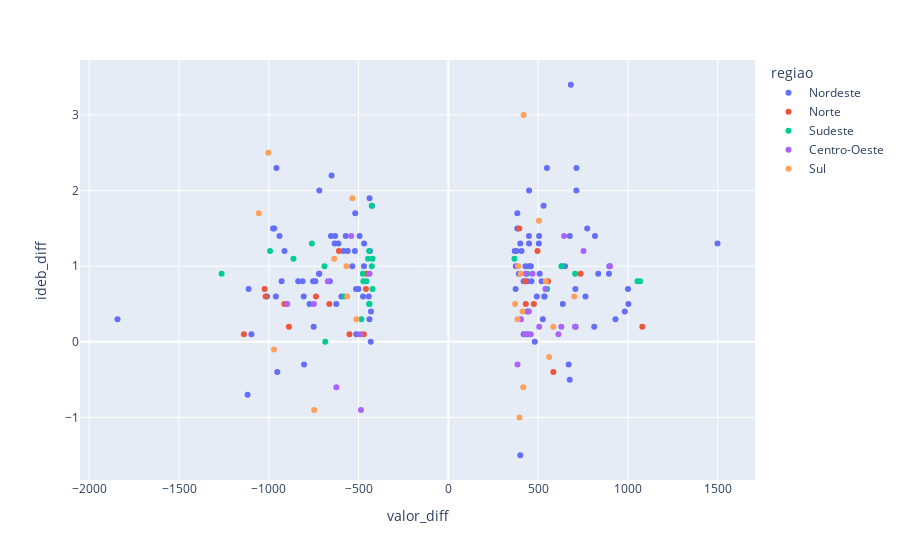

The notebook cell this image was saved under:
### Code cell
fig = px.scatter(tabela_despesas_ideb_sorted, x="valor_diff", y="ideb_diff", color="regiao", hover_data=['municipio'])
fig.show()

### Figure 1 — Plotly figure (JSON) as saved in the notebook; plotly's stock layout.template omitted (floating-point values rounded to 4 significant figures)
{"data": [{"customdata": [["Zabelê"], ["Riachão do Poço"], ["Capitão de Campos"], ["Montes Altos"], ["Conceição do Lago-Açu"], ["Amontada"], ["Urbano Santos"], ["Barra do Corda"], ["Ipueiras"], ["Ibititá"], ["São Vicente Ferrer"], ["Aquiraz"], ["Brejinho"], ["Miguel Leão"], ["Bodó"], ["Jurema"], ["Milhã"], ["Sebastião Laranjeiras"], ["Paraú"], ["Caiçara do Norte"], ["Boa Vista do Gurupi"], ["Pedra Grande"], ["Massapê"], ["Cristino Castro"], ["Fernando Pedroza"], ["Jacuípe"], ["Nísia Floresta"], ["Aurelino Leal"], ["Olho D'Água do Piauí"], ["Campo Redondo"], ["Apuiarés"], ["Timbaúba dos Batistas"], ["Tenório"], ["Maetinga"], ["Monsenhor Tabosa"], ["Graça"], ["Acaraú"], ["Barro Preto"], ["Itapetim"], ["Santo Amaro do Maranhão"], ["Cajapió"], ["João Costa"], ["Acopiara"], ["Riacho Frio"], ["São João do Tigre"], ["São Félix do Coribe"], ["Lajedinho"], ["Lagoa de Velhos"], ["Riacho da Cruz"], ["Turilândia"], ["Campos Sales"], ["Santa Cruz dos Milagres"], ["Maraú"], ["Guaraciaba do Norte"], ["Pastos Bons"], ["Ponto Novo"], ["Boa Hora"], ["Dormentes"], ["Ingá"], ["Itatim"], ["Cuité de Mamanguape"], ["Telha"], ["Divina Pastora"], ["Nilo Peçanha"], ["Conceição da Feira"], ["Alto do Rodrigues"], ["Cantanhede"], ["Moreilândia"], ["Jardim de Angicos"], ["Floresta do Piauí"], ["Jequié"], ["Lauro de Freitas"], ["Santo Amaro"], ["Mar Vermelho"], ["Lapão"], ["São Vicente"], ["Itaparica"], ["Parnaguá"], ["Brejo de Areia"], ["Itiruçu"], ["Nova Itarana"], ["Pindoretama"], ["Ituberá"], ["Pacujá"], ["Moraújo"], ["Maracanaú"], ["Caravelas"], ["Laje"], ["Sento Sé"], ["Jeremoabo"], ["Maxaranguape"], ["Igrapiúna"], ["Paripiranga"], ["Monte das Gameleiras"], ["Cardeal da Silva"], ["Mairi"], ["Almadina"], ["Bacabeira"], ["Jequiá da Praia"], ["Andorinha"], ["Jaguaripe"], ["São Luís do Quitunde"], ["Pindaré-Mirim"], ["Teolândia"], ["Lagoa Salgada"], ["Ipueira"], ["Guamaré"]], "hovertemplate": "regiao=Nordeste<br>valor_diff=%{x}<br>ideb_diff=%{y}<br>municipio=%{customdata[0]}<extra></extra>", "legendgroup": "Nordeste", "marker": {"color": "#636efa", "symbol": "circle"}, "mode": "markers", "name": "Nordeste", "orientation": "v", "showlegend": true, "type": "scatter", "x": [1499.0, 1002.0, 1000.0, 982.4, 930.6, 896.4, 894.2, 834.5, 816.2, 812.0, 773.0, 763.2, 713, 712.8, 708.7, 707.3, 681.9, 676.3, 675.8, 669.8, 649.5, 637.0, 548.6, 535.8, 533.6, 530.2, 525.8, 518.9, 508.3, 505.2, 503.8, 492.5, 481.3, 462.7, 459.1, 449.6, 449.4, 449.2, 448.5, 442.0, 440.2, 439.8, 429.5, 419.0, 419.0, 407.2, 400.4, 400.4, 392.2, 383.9, 383.8, 378.8, 375.4, 374.5, 369.3, -425.2, -431.2, -432.3, -436.6, -439.0, -439.6, -443.5, -469.3, -470.0, -475.5, -494.6, -501.1, -512.9, -514.1, -518.8, -520.7, -535.5, -560.6, -571.5, -584.3, -595.8, -612.7, -624.2, -630.8, -633.5, -650.5, -653.8, -660.1, -718.6, -719.5, -719.6, -740.9, -750.1, -753.5, -773.6, -803.8, -805.9, -811.8, -836.6, -912.7, -928.8, -940.5, -952.7, -957.9, -960.6, -969.8, -976.4, -1010.0, -1097.0, -1113.0, -1118.0, -1843.0], "xaxis": "x", "y": [1.3, 0.5, 0.7, 0.4, 0.3, 1, 0.9, 0.9, 1.4, 0.2, 1.5, 0.6, 2.3, 2.0, 0.2, 0.7, 3.4, 1.4, -0.5, -0.3, 1, 0.5, 2.3, 0.6, 0.6, 1.8, 0.3, 0.8, 0.9, 1.4, 1.3, 0.6, 0, 0.8, 1, 1, 2, 1.3, 1.4, 0.1, 0.4, 0.8, 1, 0.1, 0.8, 1.2, 1.3, -1.5, 0.9, 1.5, 1.7, 1.2, 1, 0.7, 1.2, 1.8, 0.4, 0, 1.2, 1.9, 0.3, 0.6, 1.3, 1, 0.6, 1.4, 0.7, 0.1, 0.7, 1.7, 1.2, 1.0, 1.2, 1.4, 1.2, 0.6, 1.3, 0.5, 1.4, 1.3, 2.2, 1.4, 0.8, 2, 0.9, 0.9, 0.8, 0.2, 0.8, 0.5, -0.3, 0.6, 0.8, 0.8, 1.2, 0.8, 1.4, -0.4, 2.3, 0.6, 1.5, 1.5, 0.6, 0.1, 0.7, -0.7, 0.3], "yaxis": "y"}, {"customdata": [["Breves"], ["Ponta de Pedras"], ["Oliveira de Fátima"], ["Tabatinga"], ["Lajeado"], ["Pau D'Arco"], ["Amapá"], ["Bonfim"], ["Curionópolis"], ["Bom Jesus do Tocantins"], ["Crixás do Tocantins"], ["Santa Rosa do Purus"], ["Juruá"], ["Santa Maria do Tocantins"], ["Ferreira Gomes"], ["Santarém"], ["Bujaru"], ["Igarapé-Miri"], ["Mocajuba"], ["Monte Alegre"], ["Santa Rita do Tocantins"]], "hovertemplate": "regiao=Norte<br>valor_diff=%{x}<br>ideb_diff=%{y}<br>municipio=%{customdata[0]}<extra></extra>", "legendgroup": "Norte", "marker": {"color": "#EF553B", "symbol": "circle"}, "mode": "markers", "name": "Norte", "orientation": "v", "showlegend": true, "type": "scatter", "x": [1080.0, 736.5, 584.3, 554.9, 496.3, 476.1, 430.9, 429.1, 394.8, -455.3, -459.1, -470.6, -550.9, -609.5, -663.2, -737.2, -888.0, -914.1, -1018.0, -1023.0, -1139.0], "xaxis": "x", "y": [0.2, 0.9, -0.4, 0.8, 1.2, 0.5, 0.5, 0.8, 1.5, 0.9, 0.7, 0.1, 0.1, 1.2, 0.5, 0.6, 0.2, 0.5, 0.6, 0.7, 0.1], "yaxis": "y"}, {"customdata": [["Águas de Santa Bárbara"], ["Catas Altas"], ["Santa Gertrudes"], ["Jeceaba"], ["Ilhabela"], ["Anhumas"], ["Santa Bárbara"], ["Conceição do Mato Dentro"], ["Holambra"], ["Águas de São Pedro"], ["Boracéia"], ["Jambeiro"], ["Santa Bárbara do Tugúrio"], ["Santo Antônio do Grama"], ["Sebastianópolis do Sul"], ["Itatiaiuçu"], ["Caieiras"], ["Matozinhos"], ["Rio das Ostras"], ["Armação dos Búzios"], ["São João da Barra"], ["Trabiju"], ["Rubinéia"], ["Quissamã"], ["Anchieta"], ["Ilha Comprida"], ["Porto Real"]], "hovertemplate": "regiao=Sudeste<br>valor_diff=%{x}<br>ideb_diff=%{y}<br>municipio=%{customdata[0]}<extra></extra>", "legendgroup": "Sudeste", "marker": {"color": "#00cc96", "symbol": "circle"}, "mode": "markers", "name": "Sudeste", "orientation": "v", "showlegend": true, "type": "scatter", "x": [1067.0, 1053.0, 705.8, 631.5, 629.4, 550.1, 439.8, 367.7, -422.3, -422.4, -426.6, -426.6, -438.9, -441.1, -441.4, -447.6, -456.6, -473.2, -476.1, -484.2, -580.6, -685.7, -690.0, -759.9, -862.7, -993.0, -1263.0], "xaxis": "x", "y": [0.8, 0.8, 0.9, 1, 1, 0.7, 0.9, 1.1, 1.1, 0.7, 1.8, 1, 0.5, 0.5, 1.2, 1.1, 0.8, 0.8, 0.9, 0.3, 0.6, 0, 1, 1.3, 1.1, 1.2, 0.9], "yaxis": "y"}, {"customdata": [["Ouro Verde de Goiás"], ["Barro Alto"], ["Aporé"], ["Planalto da Serra"], ["Carmo do Rio Verde"], ["Paraíso das Águas"], ["Campo Limpo de Goiás"], ["Corumbaíba"], ["Vicentinópolis"], ["Campos de Júlio"], ["São José do Xingu"], ["Abadiânia"], ["Jaupaci"], ["Buriti Alegre"], ["Ipameri"], ["Pontal do Araguaia"], ["Água Fria de Goiás"], ["Novo Santo Antônio"], ["Laguna Carapã"], ["Santo Antônio do Leste"], ["Sorriso"], ["Alto Horizonte"], ["Santa Rita do Trivelato"]], "hovertemplate": "regiao=Centro-Oeste<br>valor_diff=%{x}<br>ideb_diff=%{y}<br>municipio=%{customdata[0]}<extra></extra>", "legendgroup": "Centro-Oeste", "marker": {"color": "#ab63fa", "symbol": "circle"}, "mode": "markers", "name": "Centro-Oeste", "orientation": "v", "showlegend": true, "type": "scatter", "x": [899.9, 752.7, 705.0, 644.2, 629.0, 612.9, 540.4, 505.8, 468.4, 458.4, 448.0, 430.9, 427.4, 404.3, 384.8, -438.7, -486.8, -491.3, -541.1, -624.0, -671.2, -748.8, -897.1], "xaxis": "x", "y": [1, 1.2, 0.2, 1.4, 0.2, 0.1, 0.7, 0.2, 0.9, 0.1, 0.4, 0.9, 0.1, 0.3, -0.3, 0.9, -0.9, 0.1, 1.4, -0.6, 0.8, 0.5, 0.5], "yaxis": "y"}, {"customdata": [["Cantagalo"], ["Capitão Leônidas Marques"], ["Candiota"], ["Porto Rico"], ["Ariranha do Ivaí"], ["São Carlos"], ["São Domingos"], ["Araricá"], ["Floresta"], ["Frei Rogério"], ["Bom Jesus do Oeste"], ["Bombinhas"], ["Figueira"], ["Aceguá"], ["Chapadão do Lageado"], ["Capitão"], ["Boa Vista do Incra"], ["Irati"], ["Boa Esperança do Iguaçu"], ["Pinhal da Serra"], ["Santa Rosa de Lima"], ["Lidianópolis"]], "hovertemplate": "regiao=Sul<br>valor_diff=%{x}<br>ideb_diff=%{y}<br>municipio=%{customdata[0]}<extra></extra>", "legendgroup": "Sul", "marker": {"color": "#FFA15A", "symbol": "circle"}, "mode": "markers", "name": "Sul", "orientation": "v", "showlegend": true, "type": "scatter", "x": [700.5, 583.9, 561.3, 542.5, 504.3, 419.2, 417.2, 412.9, 401.8, 395.8, 388.5, 384.7, 371.6, -512.7, -534.6, -563.5, -567.6, -636.1, -747.0, -970.8, -1003.0, -1056.0], "xaxis": "x", "y": [0.6, 0.2, -0.2, 0.8, 1.6, 3, -0.6, 0.4, 0.9, -1, 1, 0.3, 0.5, 0.3, 1.9, 0.6, 1, 1.1, -0.9, -0.1, 2.5, 1.7], "yaxis": "y"}], "layout": {"legend": {"title": {"text": "regiao"}, "tracegroupgap": 0}, "margin": {"t": 60}, "xaxis": {"anchor": "y", "domain": [0, 1], "title": {"text": "valor_diff"}}, "yaxis": {"anchor": "x", "domain": [0, 1], "title": {"text": "ideb_diff"}}}}
